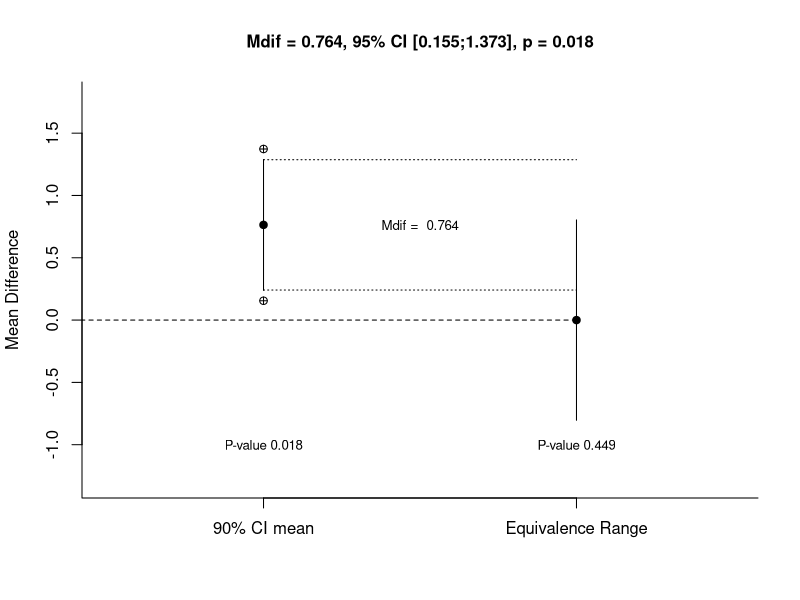

R code for this plot:
#Read data
data = read.csv('../Importable Data/IMDB_Ratings.csv',header=TRUE,sep = ",",dec = ".")

#### Equivalence Test Function----
TOST<-function(m1,m2,sd1,sd2,n1,n2,eqbound_d){
  sdpooled<-sqrt((((n1 - 1)*(sd1^2)) + (n2 - 1)*(sd2^2))/((n1+n2)-2)) #calculate sd pooled
  eqbound<-eqbound_d*sdpooled
  t1<-(abs(m1-m2)+eqbound)/(sdpooled*sqrt(1/n1 + 1/n2))
  p1<-pt(t1, n1+n2-2, lower=FALSE) #note use of abst(t1) because lower=false
  t2<-(abs(m1-m2)-eqbound)/(sdpooled*sqrt(1/n1 + 1/n2))
  p2<-pt(t2, n1+n2-2, lower=TRUE) #note use of -abst(t2) because lower=true
  LL<-(m1-m2)-qt(0.95, n1+n2-2)*(sdpooled*sqrt(1/n1 + 1/n2))
  UL<-(m1-m2)+qt(0.95, n1+n2-2)*(sdpooled*sqrt(1/n1 + 1/n2))
  t<-(m1-m2)/(sdpooled*sqrt(1/n1 + 1/n2))
  pttest<-2*pt(-abs(t), df=n1+n2-2)
  ptost<-max(p1,p2)
  results<-data.frame(ptost,LL,UL)
  dif<-(m1-m2)
  df = data.frame(labels=c("90% CI mean","Equivalence Range"), mean=c(dif,0), lower=c(LL,-eqbound), upper = c(UL,eqbound))
  plot(NA, xlim=c(.5,2.5), ylim=c(min(LL,-eqbound)-0.5, max(UL,eqbound)+0.5), bty="l", xaxt="n", xlab="",ylab="Mean Difference")
  points(df$mean[1:2], pch=19)
  points(1,(m1-m2)-qnorm(0.975)*(sdpooled*sqrt(1/n1 + 1/n2)),pch=10)
  points(1,(m1-m2)+qnorm(0.975)*(sdpooled*sqrt(1/n1 + 1/n2)),pch=10)
  axis(1, 1:2, df$labels)
  segments(1:2,df$lower[1:2],1:2,df$upper[1:2])
  segments(1:1,df$upper[1:1],1:2,df$upper[1:1],lty=3)
  segments(2,0,0,0,lty=2)
  segments(1:1,df$lower[1:1],1:2,df$lower[1:1],lty=3)
  text(2, min(LL,-eqbound)-0.2, paste("P-value",round(ptost, digits=3)), cex = .8)
  text(1, min(LL,-eqbound)-0.2, paste("P-value",round(pttest, digits=3)), cex = .8)
  text(1.5, dif, paste("Mdif = ",round(dif, digits=3)), cex = .8)
  title(main=paste("Mdif = ",round(dif,digits=3),", 95% CI [",round(((m1-m2)-qnorm(0.975)*(sdpooled*sqrt(1/n1 + 1/n2))),digits=3),";",round(((m1-m2)+qnorm(0.975)*(sdpooled*sqrt(1/n1 + 1/n2))),digits=3),"]",", p = ",round(pttest,digits=3), sep=""), cex.main=1)
  return(results)
}

#Store data from dataframe as 2 vectors with ratings for Pitt and Norton
datax<-data[data[, "Condition"] == "Marvel",]$Rating
datay<-data[data[, "Condition"] == "DC",]$Rating

#Perform Equivalence test and plot Figure 1
m1<-mean(datax) #mean Marvel
m2<-mean(datay) #mean DC
sd1<-sd(datax) #sd Marvel
sd2<-sd(datay) #sd DC
n1<-length(datax)
n2<-length(datay)
eqbound_d<-0.8 #significantly smaller than effect between control and LPD (not different from 0.64 for RPD)
TOST(m1=m1,m2=m2,sd1=sd1,sd2=sd2,n1=n1,n2=n2,eqbound_d=eqbound_d)

t.test(datax,datay, var.equal=TRUE) #Perform a normal t-test